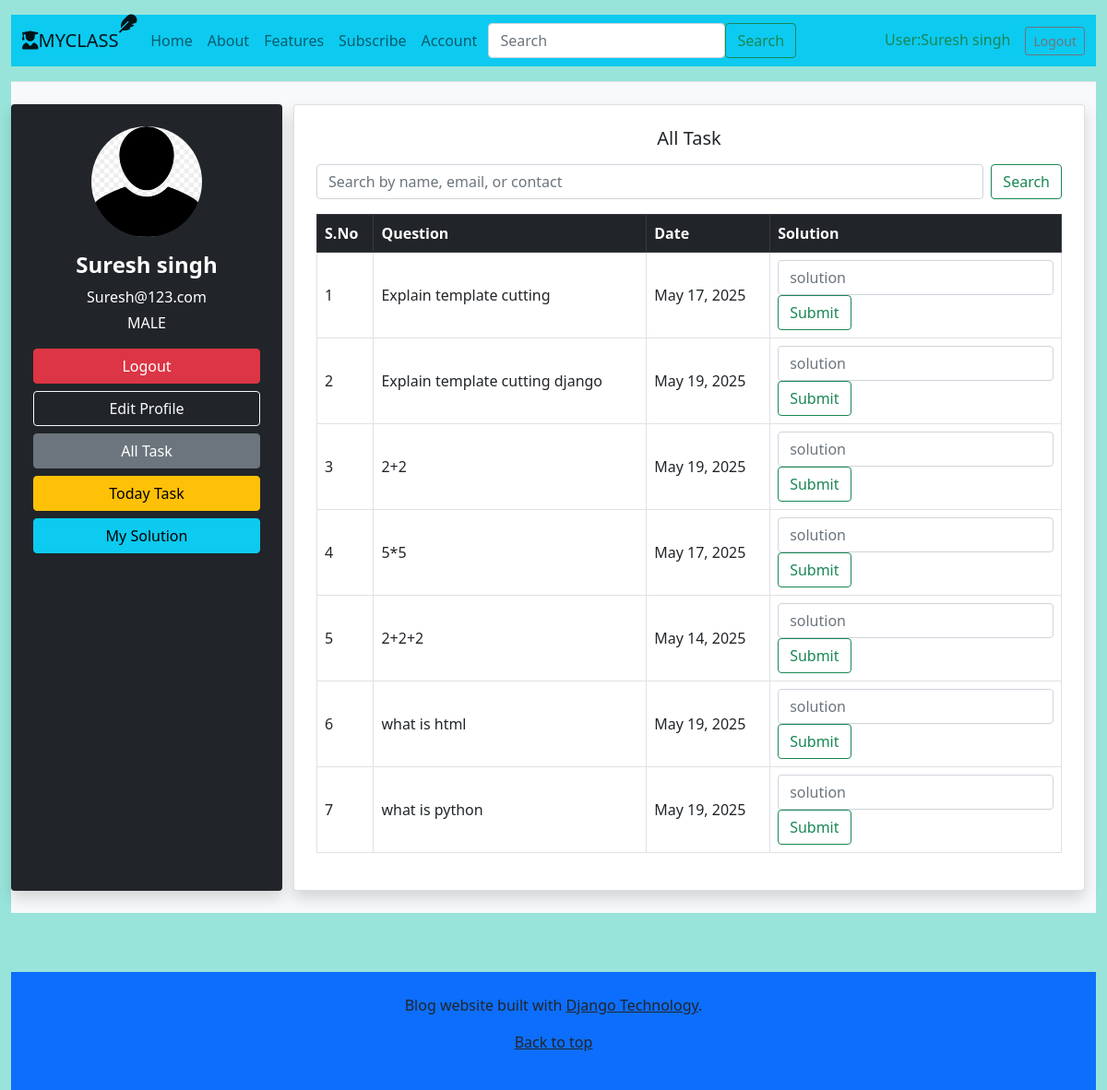
Page /showtaskuser/4 on the committed database.
### app/models.py (models this page shows, shortened)
class Student(models.Model):
    User_name=models.CharField(max_length=50)
    User_email=models.EmailField()
    User_gender=models.CharField(max_length=50)
    User_image=models.ImageField(upload_to='images/', blank=True,null=True)
    User_document=models.FileField(upload_to='file/' , blank=True,null=True)
    User_password=models.CharField(max_length=50)
    User_contact=models.IntegerField(blank=True,null=True)
    User_joindate=models.DateField(blank=True,null=True)

class Question(models.Model):
     ques=models.TextField(max_length=200)
     date=models.DateField()

### app/views.py (the view)
# urls.py: path('showtaskuser/<int:pk>', views.showtaskuser, name='showtaskuser'),
def showtaskuser(req,pk):
    userdata=Student.objects.get(id=pk)
    button="Logout"
    taskdata=Question.objects.all()
    return render(req,'userdashboard.html', {'taskdata':taskdata,'userdata':userdata,'button':button})

### app/templates/userdashboard.html (shortened to what this page needs)
{% extends "base.html" %}
{% load static %}
{% block content %}
{% if userdata %}
<main class="container-fluid py-4 bg-light">
  <div class="row g-4">
    <div class="col-lg-3 bg-dark text-white p-4 rounded shadow">
      <div class="text-center">
       {% if userdata.User_image %}
        <img src="{{ userdata.User_image.url }}" alt="Profile Image" class="img-fluid rounded-circle mb-3" style="width: 120px; height: 120px; object-fit: cover;">
        {% else %}
        <img src="{% static 'images/portfolio.png' %}" alt="Profile Image" class="img-fluid rounded-circle mb-3" style="width: 120px; height: 120px; object-fit: cover;">
       {% endif %} <h4 class="fw-bold">{{ userdata.User_name }}</h4>
        <p class="mb-1">{{ userdata.User_email }}</p>
        <p>{{ userdata.User_gender }}</p>
        <div class="d-grid gap-2 mt-3">
          <a href="{% url 'home' %}" class="btn btn-danger">{{ button }}</a>
          <a href="{% url 'editprofile' userdata.id %}" class="btn btn-outline-light">Edit Profile</a>
              <a href="{% url 'showtaskuser' pk=userdata.id %}" class="btn btn-secondary">All Task</a>
              <a href="{% url 'fn11' pk=userdata.id %}" class="btn btn-warning">Today Task</a>
          <a href="{% url 'showsolstu' pk=userdata.id %}" class="btn btn-info">My Solution</a>
        </div>
      </div>
    </div>
    <div class="col-lg-9">
      <div class="row g-4">
       {% if taskdata %}
        <div class="col-md-12">
          <div class="card shadow p-4">
            <h5 class="text-center mb-3">All Task</h5>
            <form class="d-flex mb-3" method="POST" action="{% url 'addtask' pk=userdata.id  %}">
              <input class="form-control me-2" type="search" name="record" placeholder="Search by name, email, or contact" aria-label="Search">
              <button class="btn btn-outline-success" type="submit">Search</button>
            </form>
            <table class="table table-hover table-bordered align-middle">
              <thead class="table-dark">
                <tr>
                  <th>S.No</th>
                  <th>Question</th>
                  <th>Date</th>
                  <th>Solution</th>
                </tr>
              </thead>
              <tbody>
                {% for i in taskdata %}
                <tr>
                <form class="d-flex" method="POST" action="{% url 'solsubmit' pk=userdata.id sk=i.id %}">
                  <td>{{ forloop.counter }}</td>
                  <td>{{ i.ques}}</td>
                  <td>{{ i.date }}</td>
                  <td>
              <input class="form-control me-0" type="text" name="solu" placeholder="solution" aria-label="Search">
              <button class="btn btn-outline-success" type="submit">Submit</button>
            </form></td>
                </tr>
                {% endfor %}
              </tbody>
            </table>
          </div>
        </div>
        {% else %}
        <div class="col-md-8 text-center py-5">
          <h4 class="text-muted">No Data Available</h4>
        </div>
        {% endif %}
      </div>
    </div>
  </div>
</main>
{% endif %}
{% endblock %}

### app/templates/base.html (shortened to what this page needs)
<!doctype html>
<html lang="en">
  <head>
    <link href="https://cdn.jsdelivr.net/npm/bootstrap@5.0.2/dist/css/bootstrap.min.css" rel="stylesheet">
    <link rel="stylesheet" href="https://cdnjs.cloudflare.com/ajax/libs/font-awesome/6.7.2/css/all.min.css" />
    {% load static %}
    {% block css %} <link rel='stylesheet' href="{% static 'css/style.css'%}"> {% endblock %}
  </head>
  <body>
<div class="container-fluid">
 {% if  userdata  %}
  <header class="blog-header py-3 border-bottom">
    <div class="container-fluid bg-info">
      <nav class="navbar navbar-expand-lg navbar-light bg-blue">
               <a class="navbar-brand" href="#"><i class="fa-solid fa-user-graduate"></i>MYCLASS<i class="fa-solid fa-feather f3-normal position-absolute top-0 "></i></a>
        <div class="collapse navbar-collapse" id="navbarNav">
          <ul class="navbar-nav ms-auto">
            <li class="nav-item active">
              <a class="nav-link" href="{% url 'home1' pk=userdata.id %}">Home</a>
            </li>
            <li class="nav-item">
              <a class="nav-link" href="{% url 'about1' pk=userdata.id %}">About</a>
            </li>
            <li class="nav-item">
              <a class="nav-link" href="{% url 'feature1' pk=userdata.id %}">Features</a>
            </li>
            <li class="nav-item">
              <a class="nav-link" href="{% url 'subscription1' pk=userdata.id %}">Subscribe</a>
            </li>
            <li class="nav-item">
              <a class="nav-link" href="{% url 'account1' pk=userdata.id %}">Account</a>
            </li>
          </ul>
          <form class="d-flex ms-1 me-5">
            <input class="form-control me-0" type="search" placeholder="Search" aria-label="Search">
            <button class="btn btn-outline-success" type="submit">Search</button>
          </form>
          <div class="d-flex justify-content-center align-items-center ms-5">
             <h6 class="text-success p-0 m-0">User:{{userdata.User_name}}</h6>
          </div>
          <div class="d-flex justify-content-end align-items-center ms-3">
            <a class="btn btn-sm btn-outline-secondary" href="{% url 'home' %}">Logout</a>
          </div>
        </div>
      </nav>
    </div>
  </header>
{% endif %}
{% block content %} {% endblock %}
<footer class="blog-footer p-4 bg-primary">
  <p>Blog website built with <a href="#" class="text-dark">Django Technology</a>.</p>
  <p><a href="#" class="text-dark">Back to top</a></p>
</footer>
</div>
</body>
</html>

### app/static/css/style.css (style rules this page uses)
.blog-footer { width: 100%; padding: 2rem 0; text-align: center; background: #f8f9fa; margin-top: 4rem; }
body { background-color: #98e4da; }
.navbar-nav .nav-link { position: relative; color: #333; font-weight: 500; transition: color 0.3s ease; }
.navbar-nav .nav-link::after { content: ""; position: absolute; left: 0; bottom: 0; width: 0%; height: 2px; background-color: #0d6efd; transition: width 0.3s ease; }

### rows in the picture
Student: User_name "Suresh singh", User_email "Suresh@123.com", User_gender "MALE"
Question: ques "Explain template cutting", date "May 17, 2025"
Question: ques "Explain template cutting django", date "May 19, 2025"
Question: ques "2+2", date "May 19, 2025"
Question: ques "5*5", date "May 17, 2025"
Question: ques "2+2+2", date "May 14, 2025"
Question: ques "what is html", date "May 19, 2025"
Question: ques "what is python", date "May 19, 2025"

### other values in the picture
{{ button }} "Logout"
